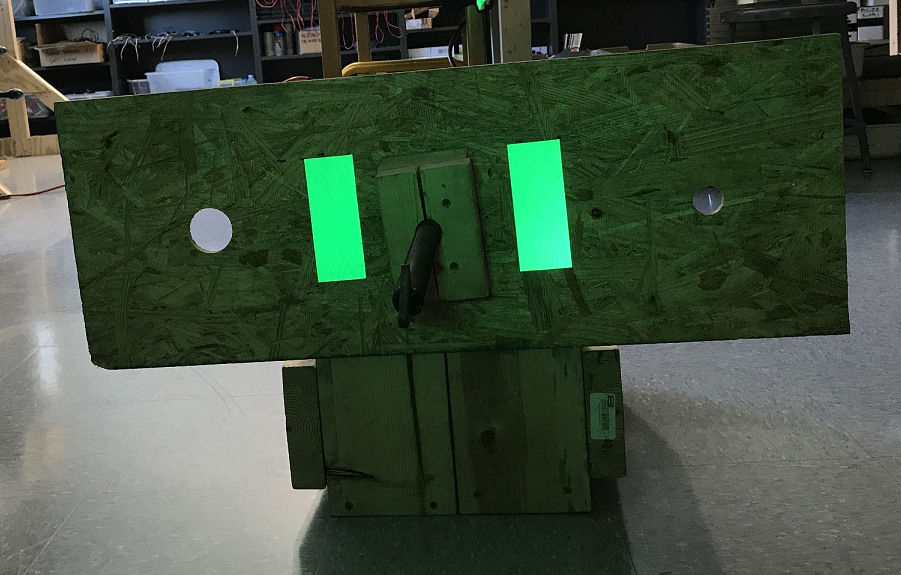
#> input picture NapalmVision2017PostSCRIW/testimagesmall.png, 901 x 575 px, found by its file name
$ python masking2.py
#> lines starting #> are read from the running program, lines starting #| are printed output that depends on the picture; after the words box and inside, x2 and y2 are one past the last pixel; in counts of white or black regions, pixels touching at a corner belong together
import cv2
import numpy

path = "C:\\Users\\FRC_STANDARD_USER\Desktop\\Python Vision Code\\Python Vision Repository\\NapalmVision2017PostSCRIW\\testimagesmall.png"
path2 = "C:\\Users\Benjamin\\Desktop\\Python\\Python Vision\\Python Vision Repository\\283-Vision\\NapalmVision2017PostSCRIW\\testimagesmall.png"
img = cv2.imread(path2)
#> img is the input picture: shape (575, 901, 3); mean B, G, R 62, 79.4, 63.8
img = cv2.cvtColor(img, cv2.COLOR_BGR2HSV)
#> img: shape (575, 901, 3); mean H, S, V 54.3, 91.2, 80.8
GREEN_LOWER = numpy.array([60, 160, 120])
GREEN_UPPER = numpy.array([140, 255, 255])
mask = cv2.inRange(img, GREEN_LOWER, GREEN_UPPER)
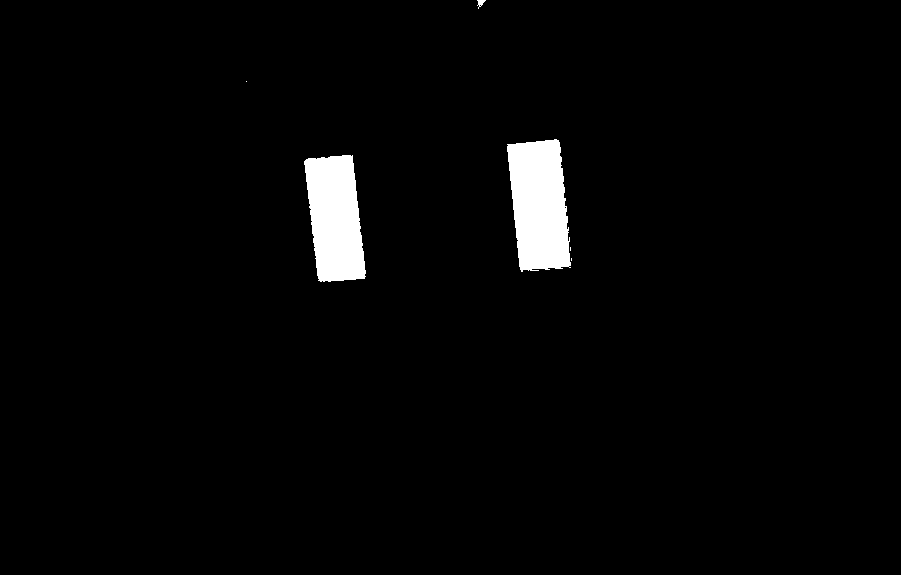
#> mask: shape (575, 901); 2.5% white; 6 white regions (3 under 20 px), largest, box (x1, y1, x2, y2) and area: (507, 139, 571, 272) 6701, (304, 155, 366, 282) 6023, (477, 0, 486, 9) 39
cv2.imshow("mask", mask)
cv2.waitKey(0)
cv2.destroyAllWindows()
